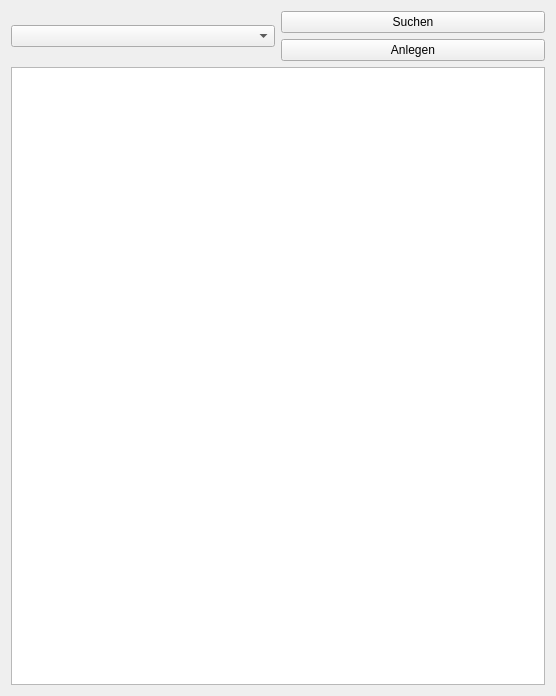
<?xml version="1.0" encoding="UTF-8"?>
<ui version="4.0">
 <class>Form</class>
 <widget class="QWidget" name="Form">
  <property name="geometry">
   <rect>
    <x>0</x>
    <y>0</y>
    <width>556</width>
    <height>696</height>
   </rect>
  </property>
  <property name="windowTitle">
   <string>Form</string>
  </property>
  <layout class="QVBoxLayout" name="verticalLayout">
   <item>
    <layout class="QHBoxLayout" name="horizontalLayout_2">
     <item>
      <layout class="QVBoxLayout" name="verticalLayout_6">
       <item>
        <widget class="QComboBox" name="comboBox_tables">
         <property name="maxVisibleItems">
          <number>10</number>
         </property>
         <property name="insertPolicy">
          <enum>QComboBox::NoInsert</enum>
         </property>
         <property name="sizeAdjustPolicy">
          <enum>QComboBox::AdjustToContents</enum>
         </property>
        </widget>
       </item>
      </layout>
     </item>
     <item>
      <layout class="QVBoxLayout" name="verticalLayout_5">
       <property name="sizeConstraint">
        <enum>QLayout::SetDefaultConstraint</enum>
       </property>
       <item>
        <widget class="QPushButton" name="pushButton_search">
         <property name="text">
          <string>Suchen</string>
         </property>
        </widget>
       </item>
       <item alignment="Qt::AlignVCenter">
        <widget class="QPushButton" name="pushButton_create">
         <property name="text">
          <string>Anlegen</string>
         </property>
        </widget>
       </item>
      </layout>
     </item>
    </layout>
   </item>
   <item>
    <widget class="QListWidget" name="listWidget"/>
   </item>
  </layout>
 </widget>
 <resources/>
 <connections/>
</ui>
